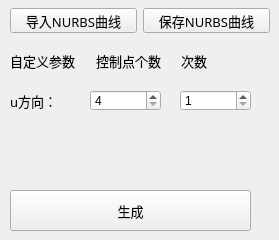
                       <widget class="QWidget" name="tab">
                        <attribute name="title">
                         <string>曲线</string>
                        </attribute>
                        <widget class="QWidget" name="layoutWidget">
                         <property name="geometry">
                          <rect>
                           <x>10</x>
                           <y>0</y>
                           <width>260</width>
                           <height>41</height>
                          </rect>
                         </property>
                         <layout class="QHBoxLayout" name="horizontalLayout_8">
                          <item>
                           <widget class="QPushButton" name="btnOpenCurve">
                            <property name="minimumSize">
                             <size>
                              <width>0</width>
                              <height>25</height>
                             </size>
                            </property>
                            <property name="maximumSize">
                             <size>
                              <width>16777215</width>
                              <height>25</height>
                             </size>
                            </property>
                            <property name="font">
                             <font>
                              <family>黑体</family>
                              <pointsize>10</pointsize>
                             </font>
                            </property>
                            <property name="text">
                             <string>导入NURBS曲线</string>
                            </property>
                            <property name="icon">
                             <iconset resource="Turbine_Blade.qrc">
                              <normaloff>:/Ticon/Resources/icon (4).png</normaloff>:/Ticon/Resources/icon (4).png</iconset>
                            </property>
                            <property name="iconSize">
                             <size>
                              <width>20</width>
                              <height>20</height>
                             </size>
                            </property>
                           </widget>
                          </item>
                          <item>
                           <widget class="QPushButton" name="btnSaveCurve">
                            <property name="minimumSize">
                             <size>
                              <width>0</width>
                              <height>25</height>
                             </size>
                            </property>
                            <property name="maximumSize">
                             <size>
                              <width>16777215</width>
                              <height>25</height>
                             </size>
                            </property>
                            <property name="font">
                             <font>
                              <family>黑体</family>
                              <pointsize>10</pointsize>
                             </font>
                            </property>
                            <property name="text">
                             <string>保存NURBS曲线</string>
                            </property>
                            <property name="icon">
                             <iconset resource="Turbine_Blade.qrc">
                              <normaloff>:/Ticon/Resources/icon (5).png</normaloff>:/Ticon/Resources/icon (5).png</iconset>
                            </property>
                            <property name="iconSize">
                             <size>
                              <width>18</width>
                              <height>18</height>
                             </size>
                            </property>
                           </widget>
                          </item>
                         </layout>
                        </widget>
                        <widget class="QSpinBox" name="curveControlCnt">
                         <property name="geometry">
                          <rect>
                           <x>90</x>
                           <y>90</y>
                           <width>71</width>
                           <height>21</height>
                          </rect>
                         </property>
                         <property name="minimum">
                          <number>4</number>
                         </property>
                        </widget>
                        <widget class="QPushButton" name="bthGenerateCurve">
                         <property name="geometry">
                          <rect>
                           <x>10</x>
                           <y>190</y>
                           <width>241</width>
                           <height>41</height>
                          </rect>
                         </property>
                         <property name="font">
                          <font>
                           <family>黑体</family>
                           <pointsize>10</pointsize>
                          </font>
                         </property>
                         <property name="text">
                          <string>生成</string>
                         </property>
                        </widget>
                        <widget class="QWidget" name="layoutWidget_4">
                         <property name="geometry">
                          <rect>
                           <x>10</x>
                           <y>40</y>
                           <width>251</width>
                           <height>41</height>
                          </rect>
                         </property>
                         <layout class="QHBoxLayout" name="horizontalLayout_21">
                          <item>
                           <widget class="QLabel" name="label_5">
                            <property name="font">
                             <font>
                              <family>黑体</family>
                              <pointsize>10</pointsize>
                             </font>
                            </property>
                            <property name="text">
                             <string>自定义参数</string>
                            </property>
                           </widget>
                          </item>
                          <item>
                           <widget class="QLabel" name="label_8">
                            <property name="font">
                             <font>
                              <family>黑体</family>
                              <pointsize>10</pointsize>
                             </font>
                            </property>
                            <property name="text">
                             <string>控制点个数</string>
                            </property>
                           </widget>
                          </item>
                          <item>
                           <widget class="QLabel" name="label_9">
                            <property name="font">
                             <font>
                              <family>黑体</family>
                              <pointsize>10</pointsize>
                             </font>
                            </property>
                            <property name="text">
                             <string>次数</string>
                            </property>
                           </widget>
                          </item>
                         </layout>
                        </widget>
                        <widget class="QSpinBox" name="curveControlDegree">
                         <property name="geometry">
                          <rect>
                           <x>180</x>
                           <y>90</y>
                           <width>71</width>
                           <height>21</height>
                          </rect>
                         </property>
                         <property name="minimum">
                          <number>1</number>
                         </property>
                         <property name="value">
                          <number>1</number>
                         </property>
                        </widget>
                        <widget class="QLabel" name="label_10">
                         <property name="geometry">
                          <rect>
                           <x>10</x>
                           <y>90</y>
                           <width>61</width>
                           <height>21</height>
                          </rect>
                         </property>
                         <property name="font">
                          <font>
                           <family>黑体</family>
                           <pointsize>10</pointsize>
                          </font>
                         </property>
                         <property name="text">
                          <string>u方向：</string>
                         </property>
                        </widget>
                       </widget>
